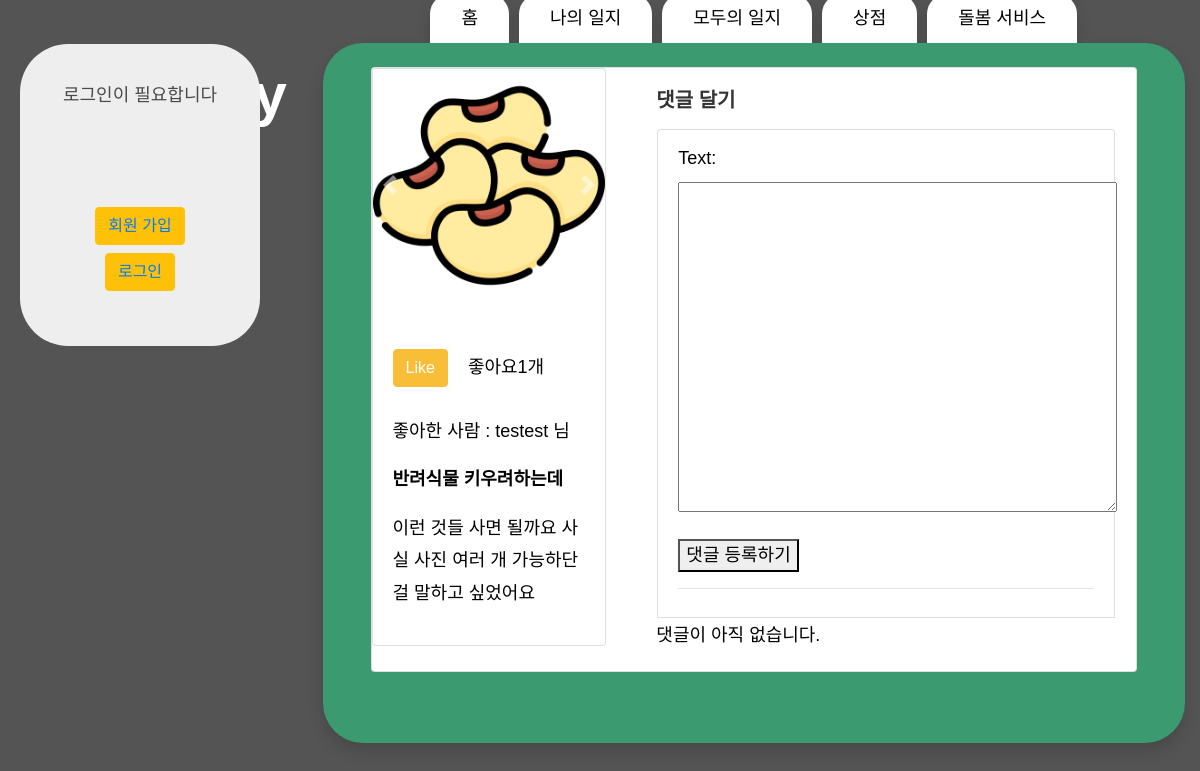
Screenshot of /ourdiary/17/ with the database file from the repository.
### ourdiary/models.py (models this page shows, shortened)
class Photo(models.Model):
    blog = models.ForeignKey(Ourdiary, on_delete = models.CASCADE, null = True)
    image = models.ImageField(upload_to='images/',blank = True, null = True)

class Ourdiary(models.Model):
    author = models.ForeignKey(User, on_delete=models.CASCADE)
    title = models.CharField(max_length=255)
    image = models.ImageField(upload_to='images/')
    description = models.CharField(max_length=500)
    like_user_set = models.ManyToManyField(
        settings.AUTH_USER_MODEL,
        blank=True,
        related_name='like_user_set',
        through='Like'
    )
    @property
    def like_count(self):
        return self.like_user_set.count()

### ourdiary/views.py (the view)
# urls.py: path('<int:ourdiary_id>/',views.detail, name="detail"),
def detail(request, ourdiary_id):
    ourdiary = Ourdiary.objects.all()
    ourdiary_detail = get_object_or_404(Ourdiary, pk=ourdiary_id)
    current_user = request.user
    profile = Profile.objects.all()
    form = CommentForm()
    return render(request, 'detail.html', {'ourdiary':ourdiary_detail, 'current_user':current_user, 'form':form, 'profile':profile})

### ourdiary/forms.py
class CommentForm(forms.ModelForm):
    class Meta:
        model = Comment
        fields = ('text',)

### cart/context_processors.py (called while the page is built)
def counter(request):
    item_count = 0
    if 'admin' in request.path:
        return {}
    else:
        try:
            cart = Cart.objects.filter(cart_id=_cart_id(request))
            cart_items = CartItem.objects.all().filter(cart=cart[:1])
            for cart_item in cart_items:
                item_count += cart_item.quantity
        except Cart.DoesNotExist:
            item_count = 0
    return dict(item_count = item_count)

### cart/views.py (called while the page is built)
def _cart_id(request):
    cart = request.session.session_key
    if not cart:
        cart = request.session.create()
    return cart

### ourdiary/templates/detail.html (shortened to what this page needs)
{% extends 'base.html' %}
{% load static %}
{% block tab %}
<a class="nav-link shadow" href="{% url 'home' %}">홈</a>
{% if user.is_authenticated %}
<a class="nav-link shadow" href="{% url 'mylist' %}" role="tab" aria-selected="false">나의일지</a>
{% else %}
<a class="nav-link shadow" role="tab" aria-selected="false" data-toggle="modal" data-target="#staticBackdrop">나의 일지</a>
{% endif %}
<a class="nav-link shadow" href="{% url 'ourdiary' %}" role="tab" aria-selected="false">모두의 일지</a>
<a class="nav-link shadow" href="{% url 'storemain' %}" role="tab" aria-selected="false">상점</a>
<a class="nav-link shadow" href="{% url 'careservice' %}" role="tab" aria-selected="false">돌봄 서비스</a>
{% endblock %}
{% block contents %}
<div class="card mb-3 w-100">
    <div class="row">
        <div class="col-md-4">
            <div class="card">
                <div id="carouselExampleControls" class="carousel slide" data-ride="carousel">
                    <div class="carousel-inner">
                        <div class="carousel-item active">
                        {% for photo in ourdiary.photo_set.all %}
                        {%  ifequal forloop.counter 1 %}
                        <img src="{{photo.image.url}}" class="card-img-top" alt="...">
                        {% endifequal %}
                        {% endfor %}
                        </div>
                    </div>
                    <a class="carousel-control-prev" href="#carouselExampleControls" role="button" data-slide="prev">
                        <span class="carousel-control-prev-icon" aria-hidden="true"></span>
                    </a>
                    <a class="carousel-control-next" href="#carouselExampleControls" role="button" data-slide="next">
                        <span class="carousel-control-next-icon" aria-hidden="true"></span>
                    </a>
                </div>
                <br>
                <div class="card-body">
                    <input class="btn btn-primary" type="button" id="like" name="{{ourdiary.id}}" value="Like">
                    <p id="count-{{ourdiary.id}}" style="display: inline-block; margin-left: 15px;">
                        좋아요{{ourdiary.like_count}}개</p>
                    <p id="like-user-{{ourdiary.id}}">
                        {% for like_user in ourdiary.like_user_set.all %}
                        <p>좋아한 사람 : {{like_user.username}} 님</p>
                        {% endfor %}
                    </p>
                    <p class="card-text" style="margin-top: 15px; font-weight: 700">{{ourdiary.title}}</p>
                    <p class="card-text" style="margin-top: 15px;">{{ourdiary.description}}</p>
                </div>
            </div>
        </div>
        <div class="col-md-8">
            <div class="card-body">
                <h5 class="card-title" style="font-weight: 900;">댓글 달기</h5>
                <p class="card-text">
                    <ul class="list-group">
                        <li class="list-group-item" style="margin: 1px">
                            <form method="POST" class="post-form" action="{% url 'add_comment' pk=ourdiary.pk %}">
                                {{ form.as_p }} <button type="submit">댓글 등록하기</button>
                            </form>
                            <hr>
                        </li>
                        {% for comment in ourdiary.comments.all %}
                        {% if user.is_authenticated or comment.approved_comment %}
                        <li class="list-group-item" style="margin: 1px">
                            <div class="comment">
                                <div class="date" style="font-weight: 700; font-size: 15px; color: green;">
                                    {{comment.created_date|date:"Y년 m월 d일 h시i분 A"}}
                                    {% if not comment.approved_comment %}
                                    <a class="btn btn-default"
                                        href="{% url 'comment_remove' id=ourdiary.pk pk=comment.pk %}">삭제<span
                                            class="glyphicon glyphicon-remove"></span></a>
                                    <a class="btn btn-default"
                                        href="{% url 'comment_approve' id=ourdiary.pk pk=comment.pk %}">승인<span
                                            class="glyphicon glyphicon-ok"></span></a>
                                    {% endif %}
                                </div>
                                <strong style="font-weight: 900; color: green;">ID : {{comment.author}}</strong>
                                <p>{{comment.text|linebreaks}}</p>
                            </div>
                            {% endif %}
                            {% empty %}
                            <p>댓글이 아직 없습니다.</p>
                            {% endfor %}
                    </ul>
                </p>
            </div>
        </div>
    </div>
</div>
{% endblock %}

### Main/static/css/tooplate-style.css (style rules this page uses)
ul { padding: 0; margin: 0; }
p { line-height: 1.8; }
p:last-child { margin-bottom: 0; }
body { color: #000; font-family: 'Noto Sans KR', sans-serif; font-size: 18px; font-weight: 300; overflow-x: hidden; }

### rows the page displays
Photo: image (picture)
Ourdiary: like_count "1", title "반려식물 키우려하는데", description "이런 것들 사면 될까요 사실 사진 여러 개 가능하단 걸 말하고 싶었어요"

### other values shown
{{ like_user.username }} "testest"
